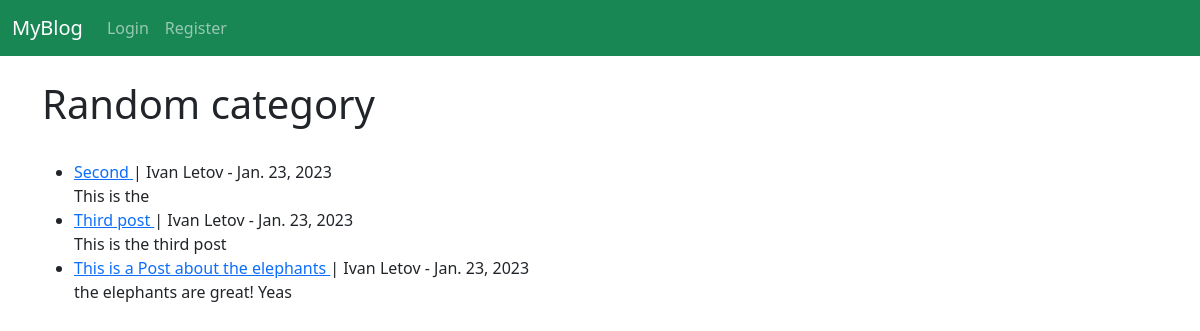
/category/random/, run on the app's committed database.
### myblog/models.py (models this page shows, shortened)
class Post(models.Model):
	title = models.CharField(max_length=255)
	title_tag = models.CharField(max_length=255, default="My Blog")
	author = models.ForeignKey(User, on_delete=models.CASCADE)
	body = models.TextField()
	post_date = models.DateField(auto_now_add=True)
	category = models.CharField(max_length=255, default="random")
	likes = models.ManyToManyField(User, related_name='blog_posts') # related_name is like the ForeignKey

### myblog/views.py (the view)
# urls.py: path('category/<str:cat>/', CategoryView, name='category'),
def CategoryView(request, cat):
	category_posts = Post.objects.filter(category=cat.replace('-', ' '))
	return render(request, 'categories.html', {'cat':cat.title().replace('-', ' '), 'category_posts':category_posts })

### myblog/templates/categories.html (shortened to what this page needs)
{% extends 'base.html' %}
{% block content %}
{% if category_posts %}
<h1>{{ cat }} category</h1>
<br>
<ul>
{% for post in category_posts %}
	<li>
		<a href="{% url 'article-detail' post.pk %}">
			{{ post.title }}
		</a>
		| {{ post.author.first_name }}
		{{ post.author.last_name }} -
		{{ post.post_date }}
		<br>
		{{ post.body|slice:":200"|safe }}
	</li>
{% endfor %}
</ul>
{% else %}
<br>
<h4>Sorry, this category does not exist...</h4>
{% endif %}
{% endblock %}

### data on the page
Post: title "Second", author.first_name "Ivan", author.last_name "Letov", post_date "Jan. 23, 2023", body "This is the"
Post: title "Third post", author.first_name "Ivan", author.last_name "Letov", post_date "Jan. 23, 2023", body "This is the third post"
Post: title "This is a Post about the elephants", author.first_name "Ivan", author.last_name "Letov", post_date "Jan. 23, 2023", body "the elephants are great! Yeas"

### other printed values
{{ cat }} "Random"
